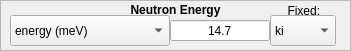
   <widget class="QFrame" name="energy_frame">
    <property name="geometry">
     <rect>
      <x>10</x>
      <y>50</y>
      <width>351</width>
      <height>51</height>
     </rect>
    </property>
    <property name="sizePolicy">
     <sizepolicy hsizetype="Expanding" vsizetype="Expanding">
      <horstretch>0</horstretch>
      <verstretch>0</verstretch>
     </sizepolicy>
    </property>
    <property name="minimumSize">
     <size>
      <width>351</width>
      <height>51</height>
     </size>
    </property>
    <property name="frameShape">
     <enum>QFrame::StyledPanel</enum>
    </property>
    <property name="frameShadow">
     <enum>QFrame::Raised</enum>
    </property>
    <widget class="QLabel" name="energy_label">
     <property name="geometry">
      <rect>
       <x>0</x>
       <y>0</y>
       <width>351</width>
       <height>20</height>
      </rect>
     </property>
     <property name="sizePolicy">
      <sizepolicy hsizetype="Fixed" vsizetype="Fixed">
       <horstretch>0</horstretch>
       <verstretch>0</verstretch>
      </sizepolicy>
     </property>
     <property name="minimumSize">
      <size>
       <width>351</width>
       <height>20</height>
      </size>
     </property>
     <property name="text">
      <string>&lt;html&gt;&lt;head/&gt;&lt;body&gt;&lt;p&gt;&lt;span style=&quot; font-weight:600;&quot;&gt;Neutron Energy&lt;/span&gt;&lt;/p&gt;&lt;/body&gt;&lt;/html&gt;</string>
     </property>
     <property name="alignment">
      <set>Qt::AlignCenter</set>
     </property>
    </widget>
    <widget class="QLabel" name="fixed_kikf_label">
     <property name="geometry">
      <rect>
       <x>270</x>
       <y>0</y>
       <width>61</width>
       <height>21</height>
      </rect>
     </property>
     <property name="sizePolicy">
      <sizepolicy hsizetype="Fixed" vsizetype="Fixed">
       <horstretch>0</horstretch>
       <verstretch>0</verstretch>
      </sizepolicy>
     </property>
     <property name="minimumSize">
      <size>
       <width>61</width>
       <height>21</height>
      </size>
     </property>
     <property name="text">
      <string>  Fixed:</string>
     </property>
     <property name="alignment">
      <set>Qt::AlignCenter</set>
     </property>
    </widget>
    <widget class="QComboBox" name="fixed_kikf_dropdown">
     <property name="geometry">
      <rect>
       <x>270</x>
       <y>15</y>
       <width>66</width>
       <height>31</height>
      </rect>
     </property>
     <property name="minimumSize">
      <size>
       <width>66</width>
       <height>31</height>
      </size>
     </property>
     <item>
      <property name="text">
       <string>ki</string>
      </property>
     </item>
     <item>
      <property name="text">
       <string>kf</string>
      </property>
     </item>
    </widget>
    <widget class="QLineEdit" name="energy_input">
     <property name="geometry">
      <rect>
       <x>170</x>
       <y>20</y>
       <width>100</width>
       <height>21</height>
      </rect>
     </property>
     <property name="minimumSize">
      <size>
       <width>100</width>
       <height>21</height>
      </size>
     </property>
     <property name="maximumSize">
      <size>
       <width>100</width>
       <height>21</height>
      </size>
     </property>
     <property name="text">
      <string>14.7</string>
     </property>
     <property name="alignment">
      <set>Qt::AlignCenter</set>
     </property>
    </widget>
    <widget class="QComboBox" name="energy_dropdown">
     <property name="geometry">
      <rect>
       <x>10</x>
       <y>15</y>
       <width>160</width>
       <height>31</height>
      </rect>
     </property>
     <property name="minimumSize">
      <size>
       <width>160</width>
       <height>31</height>
      </size>
     </property>
     <item>
      <property name="text">
       <string>energy (meV)</string>
      </property>
     </item>
     <item>
      <property name="text">
       <string>wavelength (A)</string>
      </property>
     </item>
     <item>
      <property name="text">
       <string>wave vector (A-1)</string>
      </property>
     </item>
    </widget>
   </widget>
